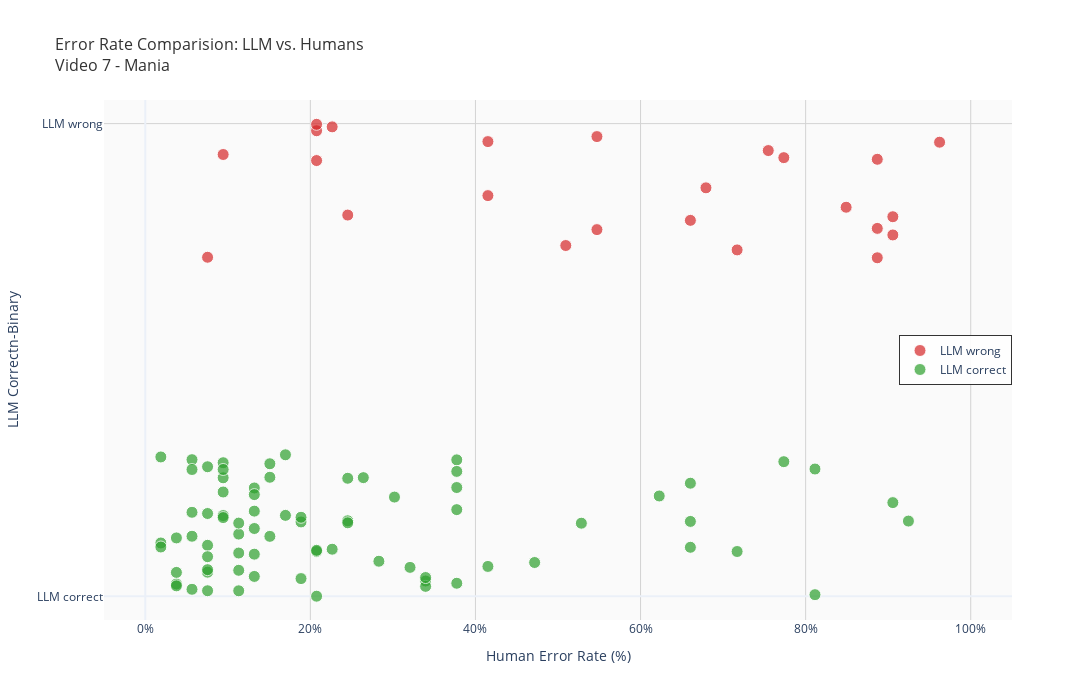
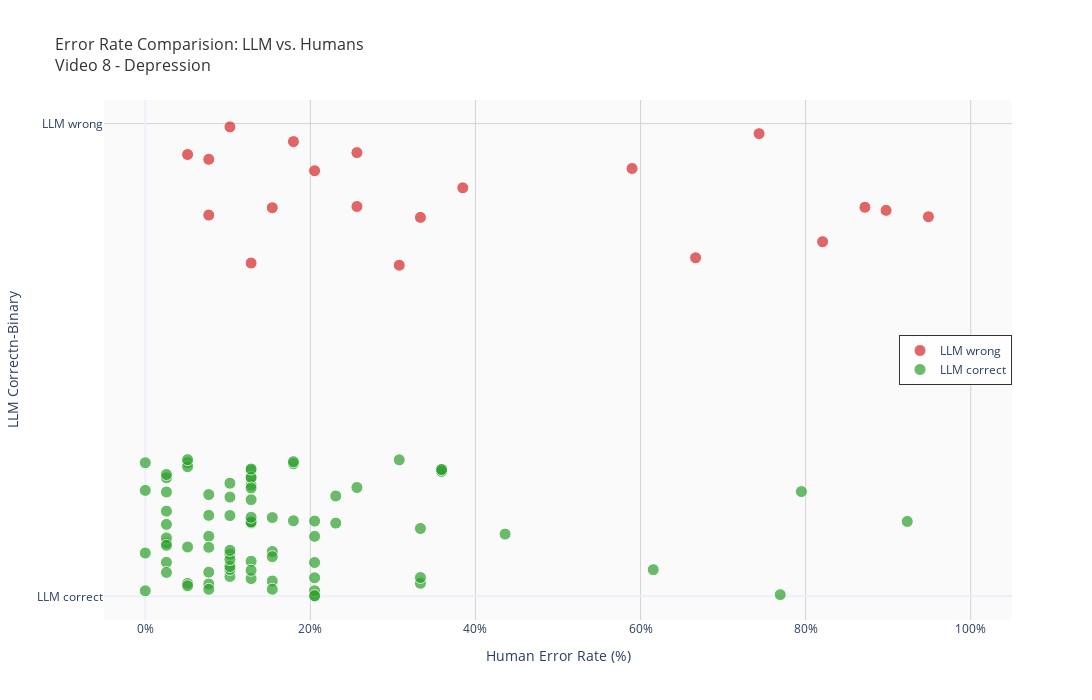
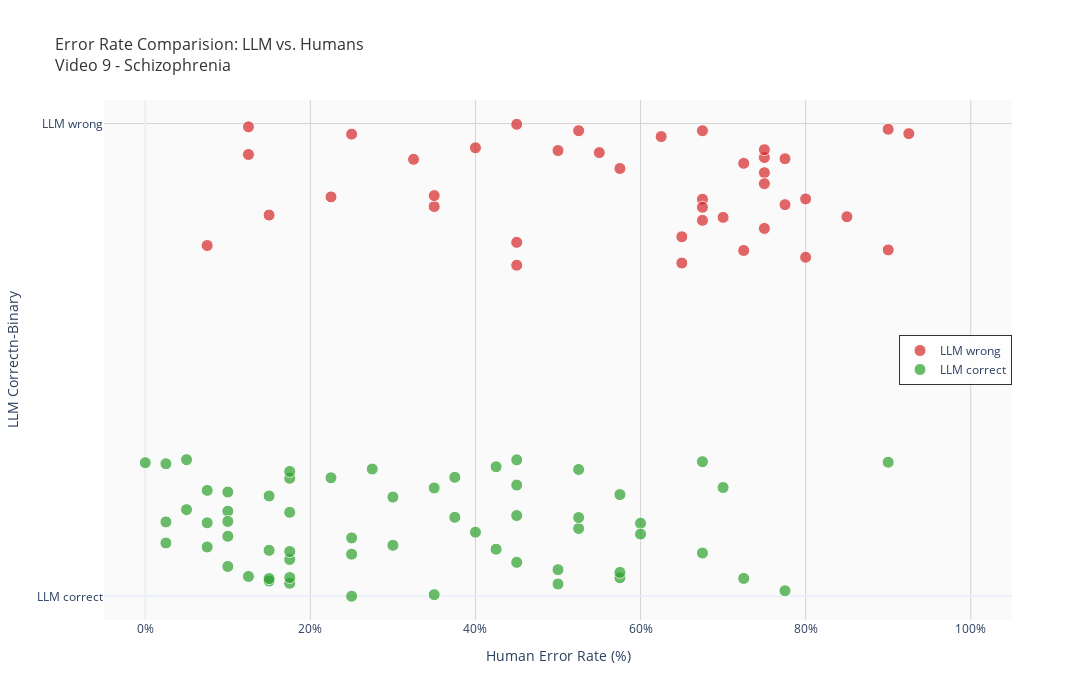

Write notebook code for charts like these, in order.
### Markdown cell above
Interactive View of ALL Raters! (CAVE: DIFFERENT FROM NEXT PLOT JUST FOR THE BEST RATERS)

### Code cell
reduced_cols = [col for col in master_df.columns if "reduced" in col]
figures = helper.create_interactive_error_scatter_with_begruendung(
    master_df=master_df.drop(columns=reduced_cols),
    reference=reference,
    best_ai=best_ai,
    psy_cols=psy_cols,
    video_ids=video_ids_in_ki_master
)
